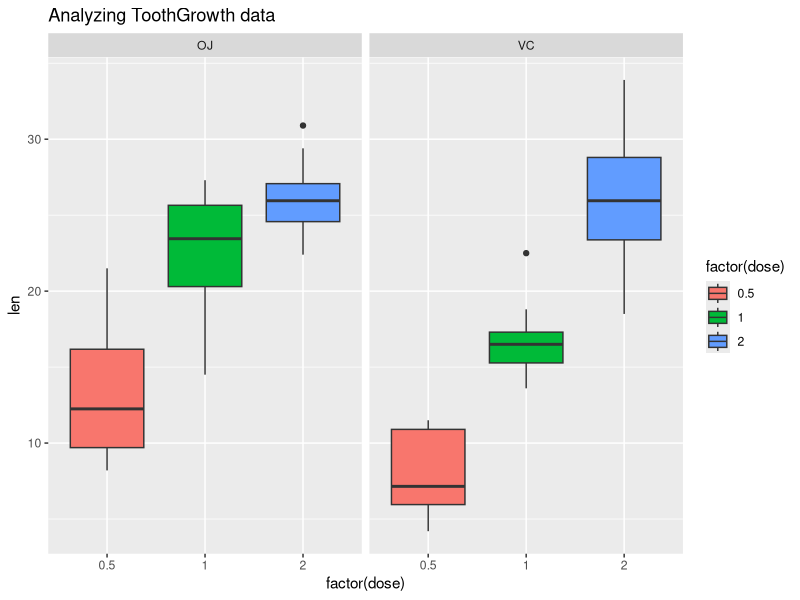

The R source for this figure:
## ---- chunk 1
setwd("~/Desktop/repos/datasciencecoursera/Statistical Inference")
library(datasets)
library(reshape2)
library(ggplot2)
data(ToothGrowth)
## ---- chunk 2
head(ToothGrowth)
summary(ToothGrowth)
## ---- chunk 3
ggplot(ToothGrowth, aes(x=factor(dose), y=len, fill=factor(dose)))+geom_boxplot()+facet_grid(.~supp)+ggtitle("Analyzing ToothGrowth data")
## ---- chunk 4
vc_data <- ToothGrowth[ToothGrowth$supp == "VC",]
vc.doses <- as.data.frame(with(vc_data,split(len,dose)))
names(vc.doses) <- c("vc_0.5","vc_1","vc_2")

oj_data <- ToothGrowth[ToothGrowth$supp == "OJ",]
oj.doses <- as.data.frame(with(oj_data,split(len,dose)))
names(oj.doses) <- c("oj_0.5","oj_1","oj_2")

data <- cbind(vc.doses,oj.doses)
## ---- chunk 5
inters <- matrix(NA, 3, 2)
for(i in seq_along(names(vc.doses))){
      inters[i, ] <- t.test(data[, names(oj.doses)[i]] - data[, names(vc.doses)[i]], paired = F, var.equal = F)$conf
}
row.names(inters) <- c("0.5 dose", "1.0 dose", "2 dose")
colnames(inters) <- c("low.interval", "upper.interval")
## ---- chunk 6
inters
